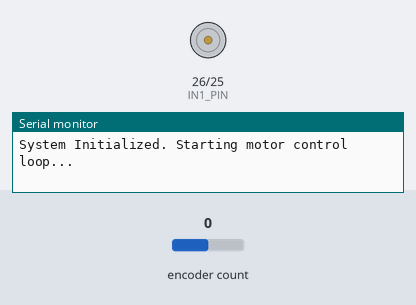
This sketch was run on a simulated ESP32. Shown: motor-driver pin pairs drawn as motors (green arrow = first pin HIGH = forward, orange = second pin HIGH = backward, longer = more drive, scaled by the enable pin), the last lines printed to the serial monitor. The test bench sets the inputs (shaded band); at power-on: encoder count 0.

Above: at 0.01 s.
At 0.46 s:
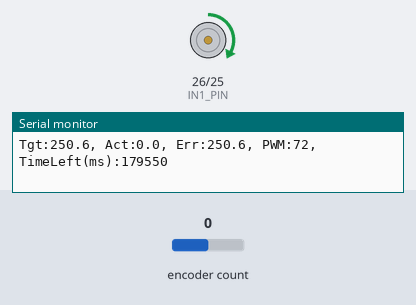
At 1.26 s:
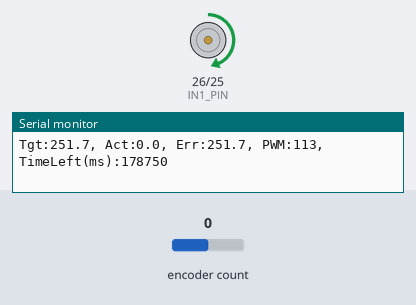
1.3 s: encoder count set to 1
4.3 s: encoder count set to 2
Timing chart, 0 to 11.7 s (numbered marks = the images above; inputs shaded):
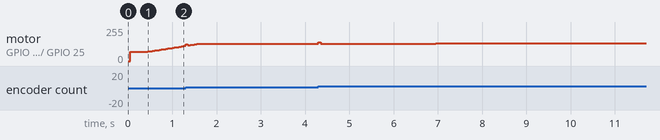

The sketch:

motor_100_rotations_1_to_6min_song_within_loop.ino
```cpp
// Include the ESP32Encoder library
#include <ESP32Encoder.h>

// --- PIN DEFINITIONS (Match your wiring) ---
const int ENA_PIN = 27;
const int IN1_PIN = 26;
const int IN2_PIN = 25;
const int ENCODER_A_PIN = 14;
const int ENCODER_B_PIN = 15;

// --- CONTROL VARIABLES (ADJUST THESE) ---
long max_count = 45000; // 45000 counts = 100 rotations
// song_duration is now a variable that can be changed, not a constant.
unsigned long song_duration = 180000; // Default duration (e.g., 180000ms = 3 minutes)

// --- MOTOR/CONTROL CHARACTERISTICS (TUNE THESE) ---
int MIN_PWM_START = 70;      // The minimum PWM to overcome static friction
float SPEED_DEADZONE = 10.0; // Speeds below this (counts/sec) are considered "stopped"

// --- PID GAINS (TUNE THESE) ---
float Kp = 0.2;              // Proportional Gain
float Ki = 0.2;              // Integral Gain
float Kd = 0.001;            // Derivative Gain
float integral_clamp = 400.0; // Integral "anti-windup" clamp

// The time interval (in milliseconds) for the control loop
unsigned long dt = 50; // 50ms interval

// --- GLOBAL VARIABLES (Internal use) ---
ESP32Encoder encoder;
long last_encoder_count = 0;
unsigned long last_time = 0;
float actual_speed = 0.0;   // Calculated speed in counts per second
float target_speed = 0.0;   // Will be calculated dynamically in loop()

// PID internal variables
float integral_error = 0.0; // Accumulator for the integral term
float last_error = 0.0;     // For derivative calculation

// --- SETUP ---
void setup() {
  Serial.begin(115200);

  // Configure motor driver pins
  pinMode(IN1_PIN, OUTPUT);
  pinMode(IN2_PIN, OUTPUT);
  pinMode(ENA_PIN, OUTPUT);

  // Configure the encoder
  encoder.attachHalfQuad(ENCODER_A_PIN, ENCODER_B_PIN);
  encoder.clearCount();

  // Initialize time for the control loop
  last_time = millis();

  Serial.println("System Initialized. Starting motor control loop...");
}

// --- PLACEHOLDER FUNCTION ---
// In a real application, this function would get the song duration from
// an external source like a Bluetooth command, a web interface, or a sensor.
unsigned long getUpdatedSongDuration() {
  // For this example, it just returns the global variable.
  // You could add logic here, for instance:
  // if (Serial.available() > 0) {
  //   unsigned long new_duration = Serial.parseInt();
  //   if (new_duration > 0) {
  //     song_duration = new_duration * 1000; // convert seconds to ms
  //     Serial.print("New duration set: ");
  //     Serial.println(song_duration);
  //   }
  // }
  return song_duration;
}


// --- MAIN LOOP ---
void loop() {
  // --- 1. STOPPING CONDITION (Checked constantly) ---
  if (abs(encoder.getCount()) >= max_count) {
    // Stop the motor
    digitalWrite(IN1_PIN, LOW);
    digitalWrite(IN2_PIN, LOW);
    analogWrite(ENA_PIN, 0);

    Serial.println("\nMax count reached. Motor stopped.");

    // Halt the program
    while (1) {
      delay(10);
    }
  }

  // --- 2. CONTROL LOGIC (Run on a fixed interval for consistency) ---
  if (millis() - last_time >= dt) {

    // --- A. Calculate Actual Speed ---
    long current_count = -encoder.getCount(); // Invert count as needed for your wiring
    actual_speed = (float)(current_count - last_encoder_count) * 1000.0 / (float)dt;
    last_encoder_count = current_count;

    // --- B. DYNAMIC TARGET SPEED CALCULATION ---
    // 1. Get the current total song duration.
    unsigned long current_song_duration = getUpdatedSongDuration();

    // 2. Calculate remaining distance and time.
    long distance_remaining = max_count - abs(current_count);
    long time_remaining_ms = current_song_duration - millis();

    // 3. Calculate the new target speed needed to finish on time. 🎯
    if (time_remaining_ms > 0 && distance_remaining > 0) {
      // Speed (counts/sec) = distance (counts) / time (sec)
      target_speed = (float)distance_remaining / ((float)time_remaining_ms / 1000.0);
    } else {
      // If time has run out or we've already arrived, the target is 0.
      target_speed = 0.0;
    }

    // --- C. PID Control Logic ---
    float error = target_speed - actual_speed;

    // P Term (Proportional)
    float p_term = Kp * error;

    // I Term (Integral) with anti-windup
    integral_error += error * (dt / 1000.0); // Scale by time in seconds
    integral_error = constrain(integral_error, -integral_clamp, integral_clamp);
    float i_term = Ki * integral_error;

    // D Term (Derivative)
    float derivative = (error - last_error) / (dt / 1000.0);
    float d_term = Kd * derivative;
    last_error = error;

    // Total PID Output
    int pid_calc = (int)(p_term + i_term + d_term);
    pid_calc = constrain(pid_calc, -255, 255);

    // --- D. Drive the Motor (with robust startup logic) ---
    int final_pwm = pid_calc;

    // Only apply a "startup kick" if the motor is stopped but needs to move.
    if (abs(actual_speed) < SPEED_DEADZONE) {
      if (pid_calc > 0 && pid_calc < MIN_PWM_START) {
        final_pwm = MIN_PWM_START;
      } else if (pid_calc < 0 && pid_calc > -MIN_PWM_START) {
        final_pwm = -MIN_PWM_START;
      }
    }

    // Set motor direction and speed
    if (final_pwm > 0) {
      digitalWrite(IN1_PIN, HIGH);
      digitalWrite(IN2_PIN, LOW);
    } else {
      digitalWrite(IN1_PIN, LOW);
      digitalWrite(IN2_PIN, HIGH);
    }
    analogWrite(ENA_PIN, abs(final_pwm));

    // --- E. Debugging Output ---
    Serial.print("Tgt:");
    Serial.print(target_speed, 1);
    Serial.print(", Act:");
    Serial.print(actual_speed, 1);
    Serial.print(", Err:");
    Serial.print(error, 1);
    Serial.print(", PWM:");
    Serial.print(final_pwm);
    Serial.print(", TimeLeft(ms):");
    Serial.println(time_remaining_ms);

    // Update last_time for the next control cycle
    last_time += dt;
  }
}
```
